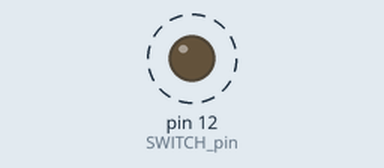
Bench run of a sketch on a simulated Arduino Uno, built with avr-gcc and run on an emulated ATmega328P. Parts: output pins drawn as LEDs (lit = HIGH). Dashed ring = blinking.

Above: at 0.5 s.
Timing chart, 0 to 4.6 s (numbered marks = the images above):
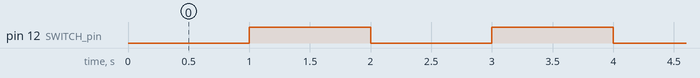

Measured:
- by itself, pin 12 (SWITCH_pin): alternates HIGH for 1.0 s and LOW for 1.0 s

The sketch:

Testing.ino
```cpp
const int SWITCH_pin = 12;

void setup() {
  // put your setup code here, to run once:
  pinMode(SWITCH_pin, OUTPUT);
  digitalWrite(SWITCH_pin, LOW);
  Serial.println("setup");
}

void loop() {
  // put your main code here, to run repeatedly:
  delay(1000);
  digitalWrite(SWITCH_pin, HIGH);
  delay(1000);
  digitalWrite(SWITCH_pin, LOW);
}
```
